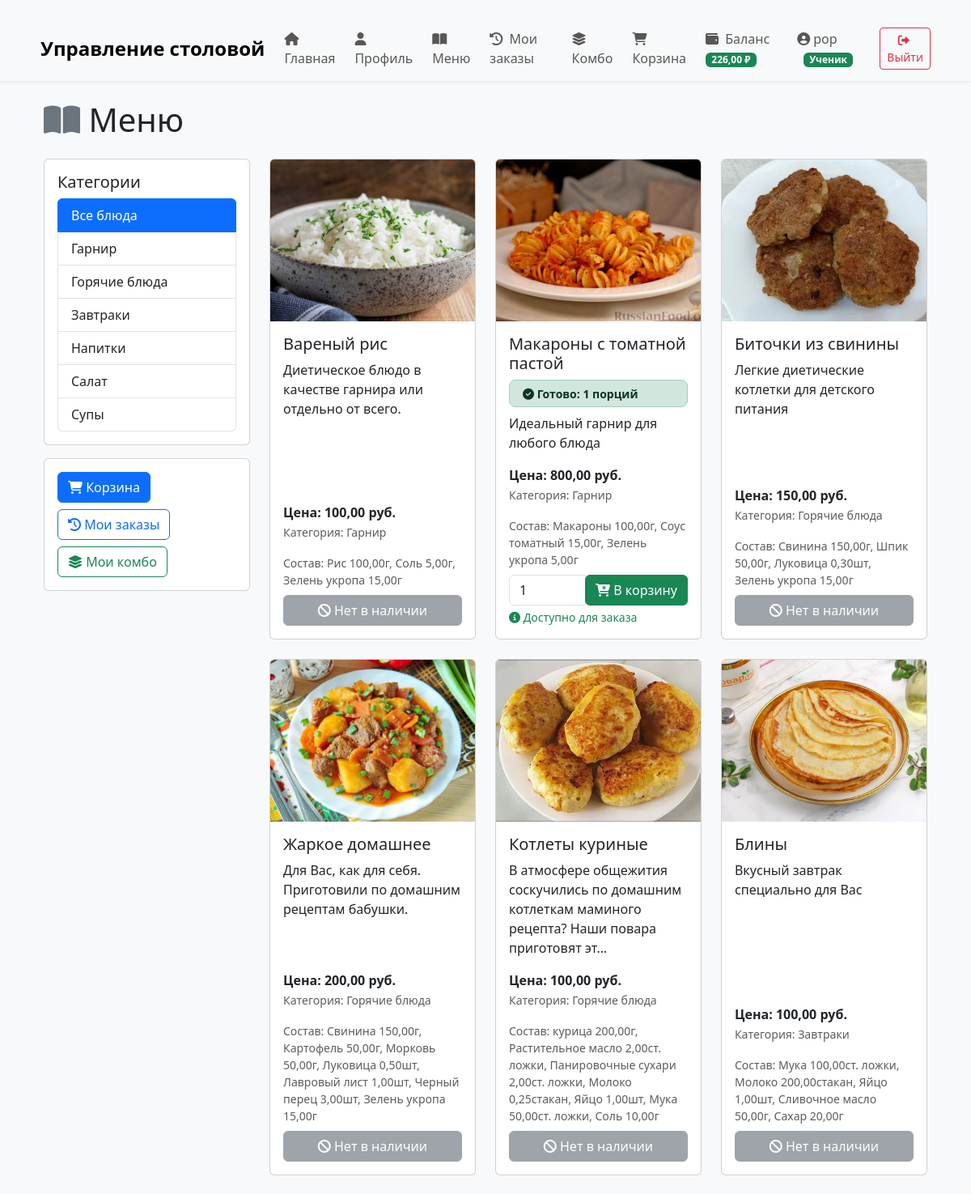
Page /menu/ (signed in, upper part) on the committed database.
### users/models.py (models this page shows, shortened)
class CustomUser(AbstractUser):
    ROLE_CHOICES = [
        ('admin', 'Администратор'),
        ('student', 'Ученик'),
        ('chef', 'Повар'),
    ]
    role = models.CharField(max_length=20, choices=ROLE_CHOICES, default='student')
    phone = models.CharField(max_length=15, blank=True)
    avatar = models.ImageField(upload_to='avatars/', blank=True, null=True)
    birth_date = models.DateField(blank=True, null=True)
    allergens = models.ManyToManyField(
        'orders.Ingredient',
        blank=True,
        verbose_name='Аллергены',
        help_text='Отметьте ингредиенты-аллергены'
    )
    balance = models.DecimalField(
        max_digits=10,
        decimal_places=2,
        default=0.00,
        verbose_name='Баланс'
    )
    bonus_points = models.IntegerField(
        default=0,
        verbose_name='Бонусные баллы'
    )
    def is_admin(self):
        return self.role == 'admin' or self.is_superuser
    def is_student(self):
        return self.role == 'student'
    def is_chef(self):
        return self.role == 'chef'

### orders/models.py (models this page shows, shortened)
class Category(models.Model):
    name = models.CharField(max_length=100, verbose_name='Название')
    description = models.TextField(blank=True, verbose_name='Описание')
    class Meta:
        verbose_name = 'Категория'
        verbose_name_plural = 'Категории'
        ordering = ['name']

class Dish(models.Model):
    name = models.CharField(max_length=200, verbose_name='Название')
    description = models.TextField(verbose_name='Описание')
    price = models.DecimalField(max_digits=10, decimal_places=2, verbose_name='Цена')
    category = models.ForeignKey(Category, on_delete=models.CASCADE, verbose_name='Категория')
    image = models.ImageField(upload_to='dishes/', blank=True, null=True, verbose_name='Изображение')
    is_available = models.BooleanField(default=True, verbose_name='Доступно')
    created_by = models.ForeignKey(CustomUser, on_delete=models.SET_NULL, null=True, editable=False)
    created_at = models.DateTimeField(auto_now_add=True, verbose_name='Дата создания')
    class Meta:
        verbose_name = 'Блюдо'
        verbose_name_plural = 'Блюда'
        ordering = ['category', 'name']

class DishIngredient(models.Model):
    dish = models.ForeignKey(Dish, on_delete=models.CASCADE, related_name='ingredients')
    ingredient = models.ForeignKey(Ingredient, on_delete=models.CASCADE)
    quantity = models.DecimalField(max_digits=6, decimal_places=2, verbose_name='Количество')
    class Meta:
        verbose_name = 'Ингредиент блюда'
        verbose_name_plural = 'Ингредиенты блюда'
        unique_together = ('dish', 'ingredient')

class Ingredient(models.Model):
    name = models.CharField(max_length=100, verbose_name='Название')
    unit = models.CharField(max_length=20, verbose_name='Единица измерения')  # г, мл, шт
    class Meta:
        verbose_name = 'Ингредиент'
        verbose_name_plural = 'Ингредиенты'
        ordering = ['name']

### orders/views.py (the view)
# urls.py: path('menu/', views.MenuView.as_view(), name='menu'),
class MenuView(ListView):
    model = Dish
    template_name = 'orders/menu.html'
    context_object_name = 'dishes'
    def get_queryset(self):
        qs = Dish.objects.all().select_related('category').prefetch_related('ingredients__ingredient')
        category_id = self.request.GET.get('category')
        if category_id:
            qs = qs.filter(category_id=category_id)
        if self.request.user.is_authenticated and self.request.user.is_student():
            user_allergens = self.request.user.allergens.all()
            if user_allergens.exists():
                qs = qs.exclude(ingredients__ingredient__in=user_allergens).distinct()
        return qs
    def dispatch(self, request, *args, **kwargs):
        if not request.user.is_authenticated or not request.user.is_student():
            messages.error(request, 'Меню доступно только ученикам')
            return redirect('home')
        return super().dispatch(request, *args, **kwargs)
    def get_context_data(self, **kwargs):
        context = super().get_context_data(**kwargs)
        context['categories'] = Category.objects.all()
        prepared_dishes = {}
        for prepared in PreparedDish.objects.all():
            prepared_dishes[prepared.dish.id] = prepared.quantity
        dishes_with_info = []
        for dish in context['dishes']:
            prepared_quantity = prepared_dishes.get(dish.id, 0)
            dish.prepared_quantity = prepared_quantity
            dishes_with_info.append(dish)
        context['dishes'] = dishes_with_info
        if self.request.user.is_authenticated and self.request.user.is_student():
            user_allergens = self.request.user.allergens.all()
            if user_allergens.exists():
                all_dishes = Dish.objects.all()
                hidden_dishes = all_dishes.filter(ingredients__ingredient__in=user_allergens).distinct().count()
                context['hidden_dishes_count'] = hidden_dishes
                context['user_allergens'] = user_allergens
        if hasattr(self.request.user, 'is_student') and self.request.user.is_student():
            cart = self.request.session.get('cart', {})
            context['cart_count'] = len(cart)
            context['show_cart'] = True
        else:
            context['cart_count'] = 0
            context['show_cart'] = False
        return context

### orders/templates/orders/menu.html (shortened to what this page needs)
{% extends 'base.html' %}
{% block content %}
<div class="container">
    <h1 class="mb-4"><i class="fas fa-book-open text-secondary"></i> Меню</h1>
    <div class="row">
        <div class="col-md-3">
            <div class="card mb-3">
                <div class="card-body">
                    <h5 class="card-title">Категории</h5>
                    <div class="list-group">
                        <a href="{% url 'menu' %}" class="list-group-item list-group-item-action {% if not request.GET.category %}active{% endif %}">
                            Все блюда
                        </a>
                        {% for category in categories %}
                        <a href="?category={{ category.id }}"
                           class="list-group-item list-group-item-action {% if request.GET.category == category.id|stringformat:'i' %}active{% endif %}">
                            {{ category.name }}
                        </a>
                        {% endfor %}
                    </div>
                </div>
            </div>
            {% if user.is_authenticated and user.role == 'student' %}
            <div class="card">
                <div class="card-body">
                    <a href="{% url 'view_cart' %}" class="btn btn-primary btn-block mb-2">
                        <i class="fas fa-shopping-cart"></i> Корзина
                    </a>
                    <a href="{% url 'my_orders' %}" class="btn btn-outline-primary btn-block mb-2">
                        <i class="fas fa-history"></i> Мои заказы
                    </a>
                    <a href="{% url 'my_combo_sets' %}" class="btn btn-outline-success btn-block">
                        <i class="fas fa-layer-group"></i> Мои комбо
                    </a>
                </div>
            </div>
            {% endif %}
        </div>
        <div class="col-md-9">
            {% if dishes %}
            <div class="row">
                {% for dish in dishes %}
                <div class="col-md-6 col-lg-4 mb-4">
                    <div class="card h-100">
                        {% if dish.image %}
                        <img src="{{ dish.image.url }}" class="card-img-top" alt="{{ dish.name }}" style="height: 200px; object-fit: cover;">
                        {% else %}
                        <div class="bg-light d-flex align-items-center justify-content-center" style="height: 200px;">
                            <span class="text-muted">Нет фото</span>
                        </div>
                        {% endif %}
                        <div class="card-body d-flex flex-column">
                            <h5 class="card-title">{{ dish.name }}</h5>
                            {% if dish.prepared_quantity > 0 %}
                            <div class="alert alert-success py-1 mb-2">
                                <small>
                                    <i class="fas fa-check-circle"></i>
                                    <strong>Готово: {{ dish.prepared_quantity }} порций</strong>
                                </small>
                            </div>
                            {% endif %}
                            <p class="card-text">{{ dish.description|truncatechars:100 }}</p>
                            <div class="mt-auto">
                                <p class="card-text">
                                    <strong>Цена: {{ dish.price }} руб.</strong><br>
                                    <small class="text-muted">Категория: {{ dish.category.name }}</small>
                                </p>
                                <p class="small text-muted mb-2">
                                    Состав:
                                    {% for di in dish.ingredients.all %}
                                        {{ di.ingredient.name }} {{ di.quantity }}{{ di.ingredient.unit }}{% if not forloop.last %}, {% endif %}
                                    {% empty %}
                                        <span class="text-warning">состав не указан</span>
                                    {% endfor %}
                                </p>
                                {% if dish.prepared_quantity > 0 %}
                                {% if user.is_authenticated and user.role == 'student' %}
                                <form method="post" action="{% url 'add_to_cart' dish.id %}" class="mt-2">
                                    <div class="input-group">
                                        <input type="number" name="quantity" value="1" min="1"
                                               max="{{ dish.prepared_quantity }}"
                                               class="form-control" style="width: 70px;">
                                        <div class="input-group-append">
                                            <button type="submit" class="btn btn-success">
                                                <i class="fas fa-cart-plus"></i> В корзину
                                            </button>
                                        </div>
                                    </div>
                                    <small class="text-success d-block mt-1">
                                        <i class="fas fa-info-circle"></i> Доступно для заказа
                                    </small>
                                </form>
                                {% else %}
                                <div class="alert alert-info mt-2 p-2">
                                    <small>Только ученики могут заказывать</small>
                                </div>
                                {% endif %}
                                {% else %}
                                {% if user.is_authenticated and user.role == 'student' %}
                                <div class="mt-2">
                                    <button class="btn btn-secondary w-100" disabled>
                                        <i class="fas fa-ban"></i> Нет в наличии
                                    </button>
                                </div>
                                {% else %}
                                <div class="alert alert-info mt-2 p-2">
                                    <small>Только ученики могут заказывать</small>
                                </div>
                                {% endif %}
                                {% endif %}
                            </div>
                        </div>
                    </div>
                </div>
                {% endfor %}
            </div>
            {% else %}
            <div class="alert alert-info">
                Блюда не найдены. Попробуйте выбрать другую категорию.
            </div>
            {% endif %}
        </div>
    </div>
</div>
{% endblock %}

### templates/base.html (shortened to what this page needs)
<!DOCTYPE html>
<html lang="ru">
<head>
    <link href="https://cdn.jsdelivr.net/npm/bootstrap@5.3.0/dist/css/bootstrap.min.css" rel="stylesheet">
    <link rel="stylesheet" href="https://cdnjs.cloudflare.com/ajax/libs/font-awesome/6.4.0/css/all.min.css">
</head>
<body>
    <nav class="navbar navbar-expand-lg navbar-light bg-light shadow-sm mb-4">
        <div class="container">
            <a class="navbar-brand" href="{% url 'home' %}">
                Управление столовой
            </a>
            <div class="collapse navbar-collapse" id="navbarNav">
                <ul class="navbar-nav me-auto">
                    <li class="nav-item">
                        <a class="nav-link" href="{% url 'home' %}">
                            <i class="fas fa-home me-1"></i> Главная
                        </a>
                    </li>
                    <li class="nav-item">
                        <a class="nav-link" href="{% url 'profile' %}">
                            <i class="fas fa-user me-1"></i> Профиль
                        </a>
                    </li>
                    {% if user.is_authenticated and user.is_student %}
                    <li class="nav-item">
                        <a class="nav-link" href="{% url 'menu' %}">
                            <i class="fas fa-book-open me-1"></i> Меню
                        </a>
                    </li>
                    <li class="nav-item">
                        <a class="nav-link" href="{% url 'my_orders' %}">
                            <i class="fas fa-history me-1"></i> Мои заказы
                        </a>
                    </li>
                    <li class="nav-item">
                        <a class="nav-link" href="{% url 'my_combo' %}">
                            <i class="fas fa-layer-group me-1"></i> Комбо
                        </a>
                    </li>
                    <li class="nav-item">
                        <a class="nav-link" href="{% url 'view_cart' %}">
                            <i class="fas fa-shopping-cart me-1"></i> Корзина
                        </a>
                    </li>
                    <li class="nav-item">
                        <a class="nav-link" href="{% url 'my_balance' %}">
                            <i class="fas fa-wallet me-1"></i> Баланс
                            {% if user.balance %}
                            <span class="badge bg-success badge-role">{{ user.balance }} ₽</span>
                            {% endif %}
                        </a>
                    </li>
                    {% endif %}
                </ul>
                <div class="navbar-nav align-items-center">
                    {% if user.is_authenticated %}
                    <div class="nav-item me-3">
                        <span class="navbar-text">
                            <i class="fas fa-user-circle me-1"></i>{{ user.username }}
                            <span class="badge
                                {% if user.is_admin %}bg-danger
                                {% elif user.is_chef %}bg-warning
                                {% else %}bg-success{% endif %}
                                badge-role ms-2">
                                {% if user.is_admin %}Администратор
                                {% elif user.is_chef %}Повар
                                {% else %}Ученик
                                {% endif %}
                            </span>
                        </span>
                    </div>
                    <div class="nav-item">
                        <a class="btn btn-outline-danger btn-sm" href="{% url 'logout' %}">
                            <i class="fas fa-sign-out-alt me-1"></i> Выйти
                        </a>
                    </div>
                    {% endif %}
                </div>
            </div>
        </div>
    </nav>
    <main class="container">
        {% block content %}{% endblock %}
    </main>
</body>
</html>

### templates/base.html (style rules this page uses)
body { padding-top: 20px; background-color: #f8f9fa; min-height: 100vh; display: flex; flex-direction: column; }
.navbar-brand { font-weight: bold; font-size: 1.5rem; }
.nav-link { padding: 0.5rem 1rem; }
.badge-role { font-size: 0.75rem; padding: 0.25em 0.6em; }
.alert { border-radius: 8px; }
.navbar-nav .nav-item { margin-right: 0.5rem; }
main { flex: 1; }

### rows in the picture
CustomUser: balance "226,00", username "pop"
Category: name "Гарнир"
Category: name "Горячие блюда"
Category: name "Завтраки"
Category: name "Напитки"
Category: name "Салат"
Category: name "Супы"
Dish: image (picture), name "Вареный рис", description "Диетическое блюдо в качестве гарнира или отдельно от всего.", price "100,00", category.name "Гарнир", shows "Нет в наличии"
DishIngredient: ingredient.name "Рис", quantity "100,00", ingredient.unit "г"
DishIngredient: ingredient.name "Соль", quantity "5,00", ingredient.unit "г"
DishIngredient: ingredient.name "Зелень укропа", quantity "15,00", ingredient.unit "г"
Dish: image (picture), name "Макароны с томатной пастой", prepared_quantity "1", description "Идеальный гарнир для любого блюда", price "800,00", category.name "Гарнир", quantity "1"
DishIngredient: ingredient.name "Макароны", quantity "100,00", ingredient.unit "г"
DishIngredient: ingredient.name "Соус томатный", quantity "15,00", ingredient.unit "г"
DishIngredient: ingredient.name "Зелень укропа", quantity "5,00", ingredient.unit "г"
Dish: image (picture), name "Биточки из свинины", description "Легкие диетические котлетки для детского питания", price "150,00", category.name "Горячие блюда", shows "Нет в наличии"
DishIngredient: ingredient.name "Свинина", quantity "150,00", ingredient.unit "г"
DishIngredient: ingredient.name "Шпик", quantity "50,00", ingredient.unit "г"
DishIngredient: ingredient.name "Луковица", quantity "0,30", ingredient.unit "шт"
DishIngredient: ingredient.name "Зелень укропа", quantity "15,00", ingredient.unit "г"
Dish: image (picture), name "Жаркое домашнее", description "Для Вас, как для себя. Приготовили по домашним рецептам бабушки.", price "200,00", category.name "Горячие блюда", shows "Нет в наличии"
DishIngredient: ingredient.name "Свинина", quantity "150,00", ingredient.unit "г"
DishIngredient: ingredient.name "Картофель", quantity "50,00", ingredient.unit "г"
DishIngredient: ingredient.name "Морковь", quantity "50,00", ingredient.unit "г"
DishIngredient: ingredient.name "Луковица", quantity "0,50", ingredient.unit "шт"
DishIngredient: ingredient.name "Лавровый лист", quantity "1,00", ingredient.unit "шт"
DishIngredient: ingredient.name "Черный перец", quantity "3,00", ingredient.unit "шт"
DishIngredient: ingredient.name "Зелень укропа", quantity "15,00", ingredient.unit "г"
Dish: image (picture), name "Котлеты куриные", description "В атмосфере общежития соскучились по домашним котлеткам маминого рецепта? Наши повара приготовят эт…", price "100,00", category.name "Горячие блюда", shows "Нет в наличии"
DishIngredient: ingredient.name "курица", quantity "200,00", ingredient.unit "г"
DishIngredient: ingredient.name "Растительное масло", quantity "2,00", ingredient.unit "ст. ложки"
DishIngredient: ingredient.name "Панировочные сухари", quantity "2,00", ingredient.unit "ст. ложки"
DishIngredient: ingredient.name "Молоко", quantity "0,25", ingredient.unit "стакан"
DishIngredient: ingredient.name "Яйцо", quantity "1,00", ingredient.unit "шт"
DishIngredient: ingredient.name "Мука", quantity "50,00", ingredient.unit "ст. ложки"
DishIngredient: ingredient.name "Соль", quantity "10,00", ingredient.unit "г"
Dish: image (picture), name "Блины", description "Вкусный завтрак специально для Вас", price "100,00", category.name "Завтраки", shows "Нет в наличии"
DishIngredient: ingredient.name "Мука", quantity "100,00", ingredient.unit "ст. ложки"
DishIngredient: ingredient.name "Молоко", quantity "200,00", ingredient.unit "стакан"
DishIngredient: ingredient.name "Яйцо", quantity "1,00", ingredient.unit "шт"
DishIngredient: ingredient.name "Сливочное масло", quantity "50,00", ingredient.unit "г"
DishIngredient: ingredient.name "Сахар", quantity "20,00", ingredient.unit "г"
